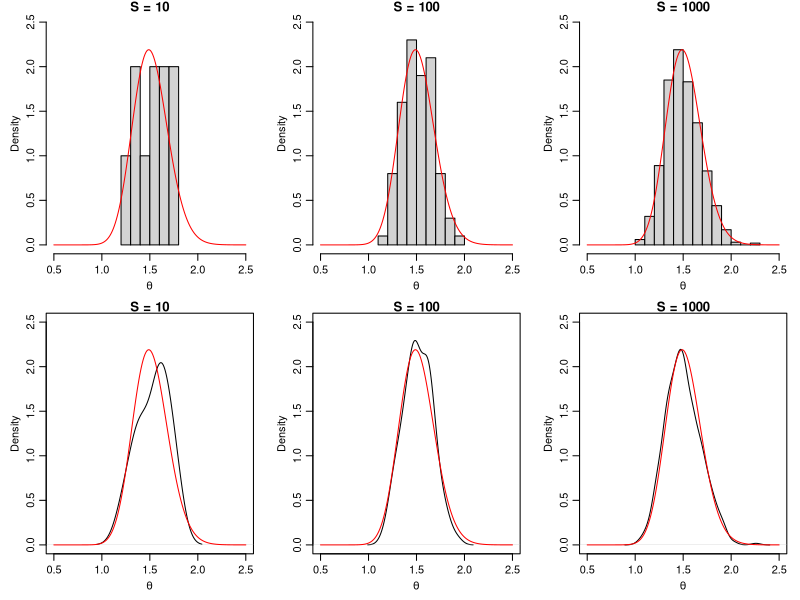
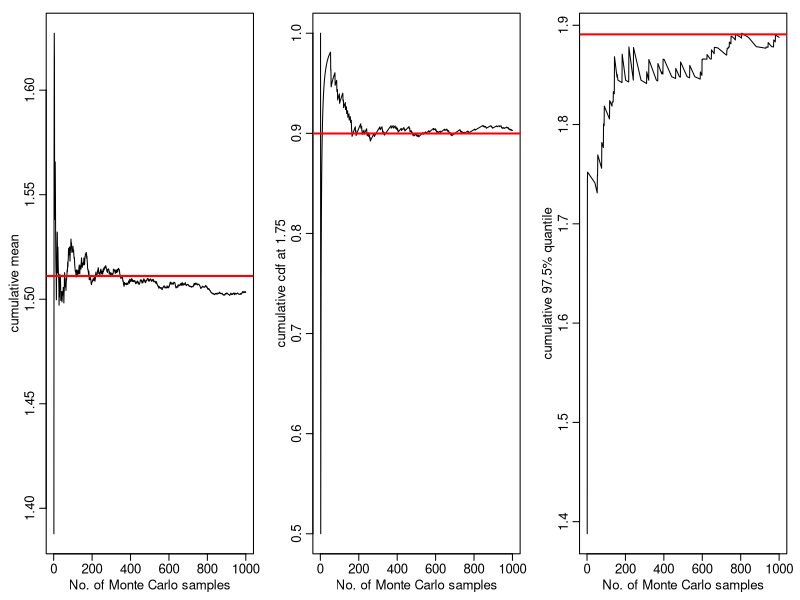
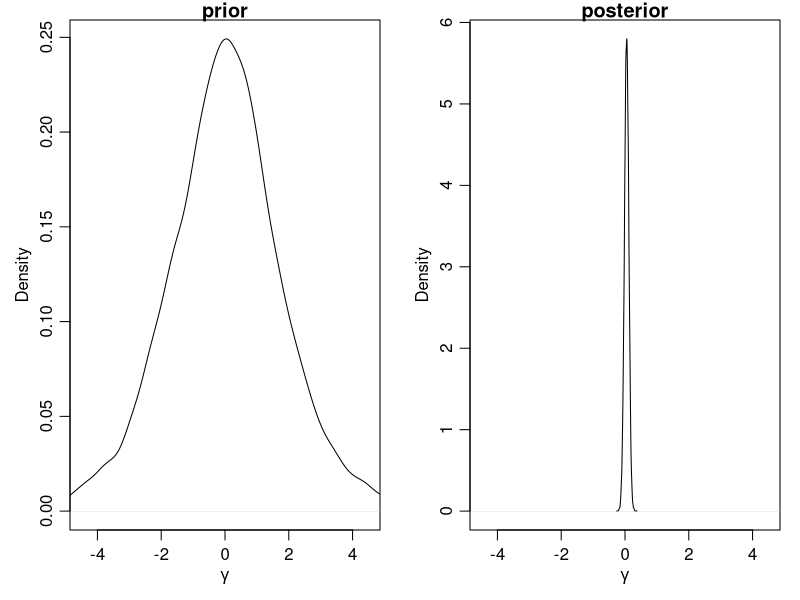
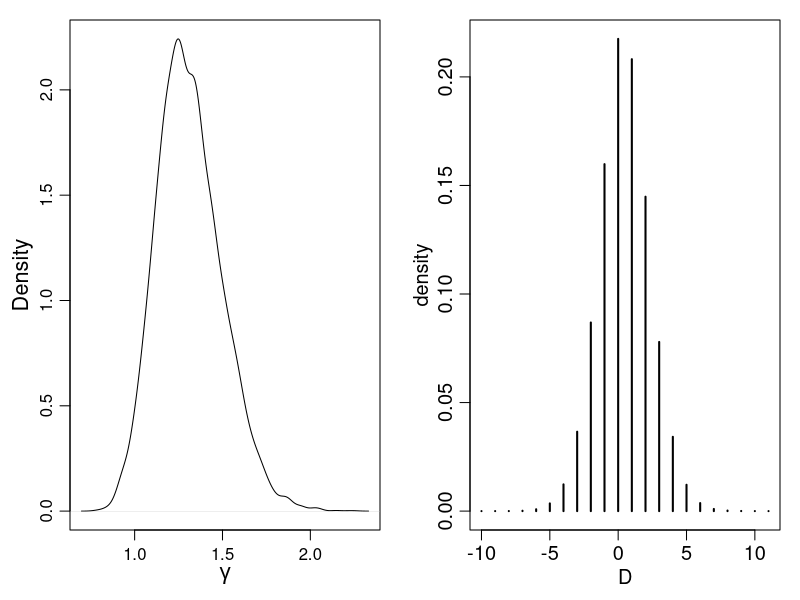
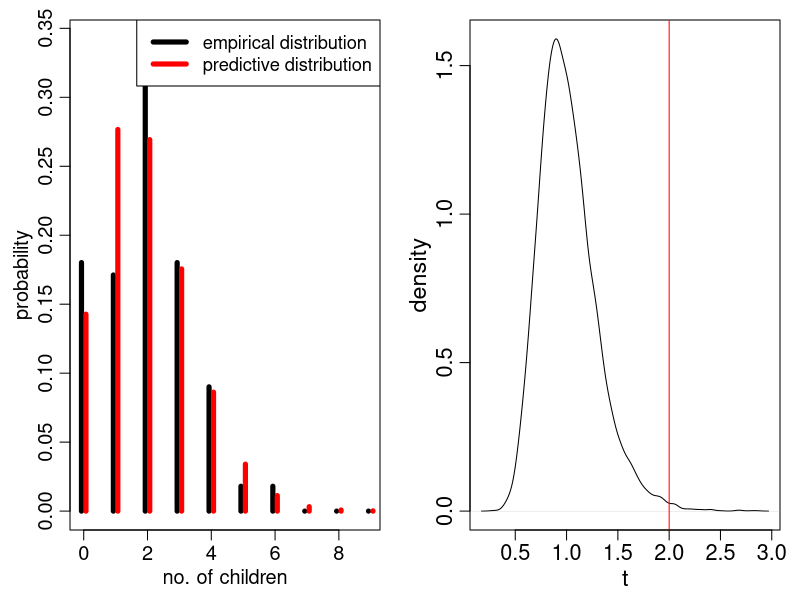

R code for these plots, in order:
###### Chapter 4 Monte Carlo Approximation	######

### Monte Carlo approximation of gamma distribution

set.seed(1)   
Svalues <- c(10,100,1000)
theta <- seq(from=0.5, to=2.5, by=0.01) 
par(mfcol=c(2,3))
par(mar=c(3.5,3.5,1,1))
par(mgp=c(1.9,0.7,0))
for (i in 1:3){
	S <- Svalues[i]
	samples <- rgamma(S,68,45)
	hist(samples,freq=FALSE,xlim=c(0.5,2.5),ylim=c(0,2.5),
         xlab=expression(theta),main=paste("S =",S))
	points(theta,dgamma(theta,68,45),type="l",col="red")  
	plot(density(samples),xlim=c(0.5,2.5),ylim=c(0,2.5),
         xlab=expression(theta),main=paste("S =",S))
	points(theta,dgamma(theta,68,45),type="l",col="red")  
}


# Expectation
set.seed(1)
Svalues <- c(10,100,1000)
m <- rep(0,3)
for (i in 1:3){
	S <- Svalues[i]
	samples <- rgamma(S,68,45)
	m[i] <- mean(samples)
}
m


# Probabilities
pgamma(1.75,68,45)
set.seed(1)
Svalues <- c(10,100,1000)
prob <- rep(0,3)
for (i in 1:3){
	S <- Svalues[i]
	samples <- rgamma(S,68,45)
	prob[i] <- sum(samples<1.75)/S
}
prob


# Confidence intervals
qgamma(c(0.025,0.975),68,45)
set.seed(1)
Svalues <- c(10,100,1000)
CI <- matrix(0,3,2)
for (i in 1:3){
	S <- Svalues[i]
	samples <- rgamma(S,68,45)
	CI[i,] <- quantile(samples, c(0.025,0.975))
}
CI


# Convergence (with increasing sample sizes, used for the plot on page 13)
set.seed(1)
m <- rep(0,1000)
prob <- rep(0,1000)
upperCI <- rep(0,1000)
samples <- rgamma(1000,68,45)
for (i in 1:1000){
	m[i] <- mean(samples[1:i])
	prob[i] <- sum(samples[1:i]<1.75)/i
	upperCI[i] <- quantile(samples[1:i], 0.975)
}


# plots of cumulative estimates on page 13
par(mfrow=c(1,3))
par(mar=c(3.5,3.5,1,1))
par(mgp=c(1.9,0.7,0))
plot(m,type="l",xlab="No. of Monte Carlo samples", ylab="cumulative mean",cex.lab=1.2,cex.axis=1.2)
abline(h=68/45,col="red",lwd=2)
plot(prob,type="l",xlab="No. of Monte Carlo samples", ylab="cumulative cdf at 1.75",cex.lab=1.2,cex.axis=1.2)
abline(h=pgamma(1.75,68,45),col="red",lwd=2)
plot(upperCI,type="l",xlab="No. of Monte Carlo samples", ylab="cumulative 97.5% quantile",cex.lab=1.2,cex.axis=1.2)  
abline(h=qgamma(0.975,68,45),col="red",lwd=2)


### Example: log-odds
set.seed(1)
S <- 10000
a0 <- 1; b0 <- 1
y <- 441; n <- 860
theta_samples_prior <- rbeta(S,a0,b0)
gamma_samples_prior <- log(theta_samples_prior/(1-theta_samples_prior))

theta_samples_post <- rbeta(S,a0+y,b0+n-y)
gamma_samples_post <- log(theta_samples_post/(1-theta_samples_post))


par(mfrow=c(1,2))
par(mar=c(3.5,3.5,1,1))
par(mgp=c(1.9,0.7,0))
plot(density(gamma_samples_prior), main="prior", xlab=expression(gamma),xlim=c(-4.5,4.5)) 
plot(density(gamma_samples_post), main="posterior", xlab=expression(gamma),xlim=c(-4.5,4.5))


### Example: Birth rates
# posterior probability of theta1>theta2
set.seed(1)
S <- 10^4
theta1.samples <- rgamma(S,219,112)
theta2.samples <- rgamma(S,68,45)
sum(theta1.samples>theta2.samples)/S

par(mar=c(3.5,3.5,1,1))
par(mgp=c(1.9,0.7,0))
gamma.samples <- theta1.samples/theta2.samples
plot(density(gamma.samples), xlab=expression(gamma),main="",cex.lab=1.3)


# predictive distribution

S <- 10^6

# Method 1: Use the exact predictive distribution, which is negative binomial
# note: the exact predictive distribution can be found on page 59 of Chapter 2
# note: this method is discussed on page 34 of Chapter 4 notes
set.seed(1)
r1 <- 219;  p1 <- 112/113
r2 <- 68;   p2 <- 45/46
predy1.samples <- rnbinom(S, r1, p1)
predy2.samples <- rnbinom(S, r2, p2)
sum(predy1.samples > predy2.samples)/S


# Method 2: first draw from the posterior (gamma distribution), then draw from Poisson
# note: this method is discussed on pages 32-33 of Chapter 4 notes
set.seed(1)
theta1.samples <- rgamma(S,219,112)
theta2.samples <- rgamma(S,68,45)
predy1.samples <- rpois(S,theta1.samples)
predy2.samples <- rpois(S,theta2.samples)
sum(predy1.samples > predy2.samples)/S


# summarize and plot the distribution of difference D = Y1 - Y2
D <- predy1.samples - predy2.samples
summary(D)
D <- as.factor(D)
summary(D)
prob <- summary(D)/S
sum(prob)

par(mar=c(3.5,3.5,1,1))
par(mgp=c(1.9,0.7,0))
plot(as.numeric(levels(D)), prob, type="h", 
    xlab="D",ylab="density",lwd=2,cex.lab=1.2,cex.axis=1.2)


# women without college degrees

nchildren <- 0:9
nwomen <- c(20,19,38,20,10,2,2,0,0,0)
n1 <- 111
par(mar=c(3.5,3.5,1,1))
par(mgp=c(1.9,0.7,0))
plot(nchildren-0.07,nwomen/n1,type="h",lwd=5,xlab="no. of children",ylab="probability",cex.lab=1.2,cex.axis=1.2)
points(nchildren+0.07,dnbinom(nchildren,219,112/113),type="h",col="red",lwd=5)
legend("topright", legend=c("empirical distribution", "predictive distribution"),
    col=c("black","red"),lty=1,lwd=5,cex=1.1)


set.seed(1)
S <- 10^4
n1 <- 111
theta.samples <- rgamma(S,219,112)
t.samples <- rep(0,S)
for (s in 1:S){
  Y.samples <- rpois(n1,theta.samples[s])
  t.samples[s] <- sum(Y.samples==2)/sum(Y.samples==1)
}

par(mar=c(3.5,3.5,1,1))
par(mgp=c(2,0.7,0))
plot(density(t.samples),xlab="t",ylab="density",main="",cex.lab=1.4,cex.axis=1.3)
abline(v=2,col="red")

sum(t.samples>=2)/S


